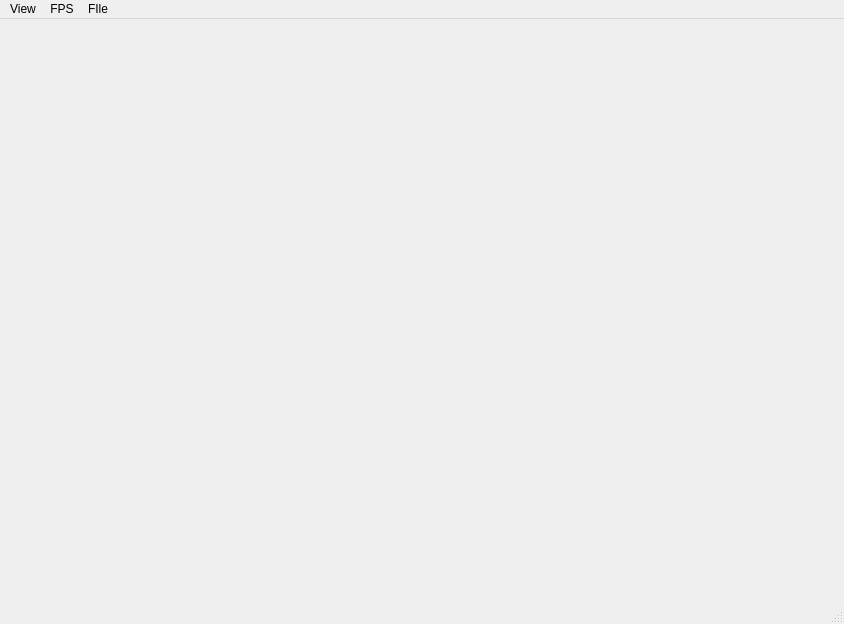
<?xml version="1.0" encoding="UTF-8"?>
<ui version="4.0">
 <class>MainWindow</class>
 <widget class="QMainWindow" name="MainWindow">
  <property name="geometry">
   <rect>
    <x>0</x>
    <y>0</y>
    <width>844</width>
    <height>624</height>
   </rect>
  </property>
  <property name="windowTitle">
   <string>MainWindow</string>
  </property>
  <widget class="QWidget" name="centralwidget">
   <layout class="QGridLayout" name="gridLayout"/>
  </widget>
  <widget class="QMenuBar" name="menubar">
   <property name="geometry">
    <rect>
     <x>0</x>
     <y>0</y>
     <width>844</width>
     <height>22</height>
    </rect>
   </property>
   <widget class="QMenu" name="menuView">
    <property name="title">
     <string>View</string>
    </property>
    <widget class="QMenu" name="menuAdd_View_2">
     <property name="title">
      <string>Add View</string>
     </property>
     <addaction name="actionCamera"/>
     <addaction name="actionVideo"/>
    </widget>
    <addaction name="menuAdd_View_2"/>
   </widget>
   <widget class="QMenu" name="menuFPS">
    <property name="title">
     <string>FPS</string>
    </property>
    <addaction name="actionStreamFPS_Default"/>
    <addaction name="actionStreamFPS_20"/>
    <addaction name="actionStreamFPS_15"/>
    <addaction name="actionStreamFPS_10"/>
    <addaction name="actionStreamFPS_5"/>
   </widget>
   <widget class="QMenu" name="menuFIle">
    <property name="title">
     <string>FIle</string>
    </property>
    <addaction name="actionSave_Stream_Config"/>
    <addaction name="actionLoad_Stream_Config"/>
   </widget>
   <addaction name="menuView"/>
   <addaction name="menuFPS"/>
   <addaction name="menuFIle"/>
  </widget>
  <widget class="QStatusBar" name="statusbar"/>
  <action name="actionRemove_View">
   <property name="text">
    <string>Remove View</string>
   </property>
  </action>
  <action name="actionShow_View">
   <property name="text">
    <string>Show View</string>
   </property>
  </action>
  <action name="actionCamera">
   <property name="text">
    <string>Camera</string>
   </property>
  </action>
  <action name="actionVideo">
   <property name="text">
    <string>Video</string>
   </property>
  </action>
  <action name="actionStreamFPS_Default">
   <property name="checkable">
    <bool>true</bool>
   </property>
   <property name="icon">
    <iconset theme="accessories-calculator">
     <normaloff>.</normaloff>.</iconset>
   </property>
   <property name="text">
    <string>Default</string>
   </property>
  </action>
  <action name="actionStreamFPS_15">
   <property name="checkable">
    <bool>true</bool>
   </property>
   <property name="text">
    <string>15</string>
   </property>
  </action>
  <action name="actionStreamFPS_10">
   <property name="checkable">
    <bool>true</bool>
   </property>
   <property name="text">
    <string>10</string>
   </property>
  </action>
  <action name="actionStreamFPS_5">
   <property name="checkable">
    <bool>true</bool>
   </property>
   <property name="text">
    <string>5</string>
   </property>
  </action>
  <action name="actionStreamFPS_20">
   <property name="checkable">
    <bool>true</bool>
   </property>
   <property name="text">
    <string>20</string>
   </property>
  </action>
  <action name="actionSave_Stream_Config">
   <property name="text">
    <string>Save Stream Config</string>
   </property>
  </action>
  <action name="actionLoad_Stream_Config">
   <property name="text">
    <string>Load Stream Config</string>
   </property>
  </action>
 </widget>
 <resources/>
 <connections/>
</ui>
